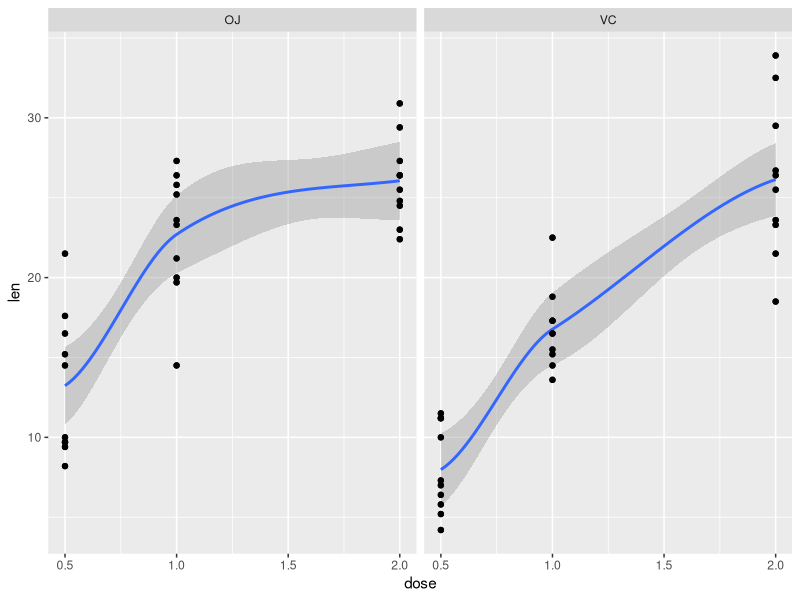

Write R code to recreate this figure.
## ---- chunk 1
library(ggplot2)
options(warn=-1)
g <- qplot(dose, len, data = ToothGrowth, facets = .~ supp) +  stat_smooth() +
    geom_point()
suppressMessages(print(g))
options(warn=0)
## ---- chunk 2
library(knitr)
# library(xtable)
data(ToothGrowth)
df <- ToothGrowth

# Averages "len" by "supp" and "dose" as a crosstable
favg <- function(supp){
    sapply(split(df$len[df$supp==supp],df$dose[df$supp==supp]),mean)
}
# Standard deviatio of "len" by "supp" and "dose" as a crosstable
fstd <- function(supp){
    sapply(split(df$len[df$supp==supp],df$dose[df$supp==supp]),sd)
}
# Median of "len" by "supp" and "dose" as a crosstable
fmed <- function(supp){
    sapply(split(df$len[df$supp==supp],df$dose[df$supp==supp]),median)
}
# Min of "len" by "supp" and "dose" as a crosstable
fmin <- function(supp){
    sapply(split(df$len[df$supp==supp],df$dose[df$supp==supp]),min)
}
# Min of "len" by "supp" and "dose" as a crosstable
fmax <- function(supp){
    sapply(split(df$len[df$supp==supp],df$dose[df$supp==supp]),max)
}
# transforms the crosstable (matrix) into a dataframe
ct2df <- function(ct){
    n <- nrow(ct)*ncol(ct)
    df <- data.frame(Len=numeric(n), supp=character(n), dose=numeric(n),
                     stringsAsFactors=FALSE)
    n <- 0
    for(l in 1:nrow(ct)){
        for(c in 1:ncol(ct)){
            n <- n + 1
            df[n,] <- list(ct[l,c],rownames(ct)[l],colnames(ct)[c])
        }
    }
    df
}

ct <- t(sapply(levels(df$supp),favg))
d1 <- ct2df(ct)
ct <- t(sapply(levels(df$supp),fstd))
d2 <- ct2df(ct)
ct <- t(sapply(levels(df$supp),fmed))
d3 <- ct2df(ct)
ct <- t(sapply(levels(df$supp),fmin))
d4 <- ct2df(ct)
ct <- t(sapply(levels(df$supp),fmax))
d5 <- ct2df(ct)
d1  <- cbind(d1[c(2,3)], len.mean = d1$Len, len.std = d2$Len, len.median = d3$Len, len.min = d4$Len, len.max = d5$Len)
## ---- chunk 3
kable(d1,format="latex")
#tbl <- xtable(d1)
#suppressMessages(print(tbl, type="latex"))
## ---- chunk 4
dose<-0.5
tpe<-t.test(df$len[df$dose == dose & df$supp == "OJ"],df$len[df$dose == dose & df$supp == "VC"],paired=TRUE, alternative = "greater", var.equal = TRUE)

tie<-t.test(df$len[df$dose == dose & df$supp == "OJ"],df$len[df$dose == dose & df$supp == "VC"],paired=FALSE, alternative = "greater", var.equal = TRUE)

tid<-t.test(df$len[df$dose == dose & df$supp == "OJ"],df$len[df$dose == dose & df$supp == "VC"],paired=FALSE, alternative = "greater", var.equal = FALSE)

tdf <- data.frame(analysis=c("paired","independent","independent"),
                  variance=c("equal","equal","different"),
                  t=c(tpe[[1]],tie[[1]],tid[[1]]),
                  low.limit=c(tpe[[4]][1],tie[[4]][1],tid[[4]][1]),
                  upper.limit=c(tpe[[4]][2],tie[[4]][2],tid[[4]][2]))
## ---- chunk 5
kable(tdf,format="latex")
## ---- chunk 6
dose<-1
tpe<-t.test(df$len[df$dose == dose & df$supp == "OJ"],df$len[df$dose == dose & df$supp == "VC"],paired=TRUE, alternative = "greater", var.equal = TRUE)

tie<-t.test(df$len[df$dose == dose & df$supp == "OJ"],df$len[df$dose == dose & df$supp == "VC"],paired=FALSE, alternative = "greater", var.equal = TRUE)

tid<-t.test(df$len[df$dose == dose & df$supp == "OJ"],df$len[df$dose == dose & df$supp == "VC"],paired=FALSE, alternative = "greater", var.equal = FALSE)

tdf <- data.frame(analysis=c("paired","independent","independent"),
                  variance=c("equal","equal","different"),
                  t=c(tpe[[1]],tie[[1]],tid[[1]]),
                  low.limit=c(tpe[[4]][1],tie[[4]][1],tid[[4]][1]),
                  upper.limit=c(tpe[[4]][2],tie[[4]][2],tid[[4]][2]))
## ---- chunk 7
kable(tdf,format="latex")
## ---- chunk 8
dose<-2
tpe<-t.test(df$len[df$dose == dose & df$supp == "OJ"],df$len[df$dose == dose & df$supp == "VC"],paired=TRUE, alternative = "greater", var.equal = TRUE)

tie<-t.test(df$len[df$dose == dose & df$supp == "OJ"],df$len[df$dose == dose & df$supp == "VC"],paired=FALSE, alternative = "greater", var.equal = TRUE)

tid<-t.test(df$len[df$dose == dose & df$supp == "OJ"],df$len[df$dose == dose & df$supp == "VC"],paired=FALSE, alternative = "greater", var.equal = FALSE)

tdf <- data.frame(analysis=c("paired","independent","independent"),
                  variance=c("equal","equal","different"),
                  t=c(tpe[[1]],tie[[1]],tid[[1]]),
                  low.limit=c(tpe[[4]][1],tie[[4]][1],tid[[4]][1]),
                  upper.limit=c(tpe[[4]][2],tie[[4]][2],tid[[4]][2]))
## ---- chunk 9
kable(tdf,format="latex")
